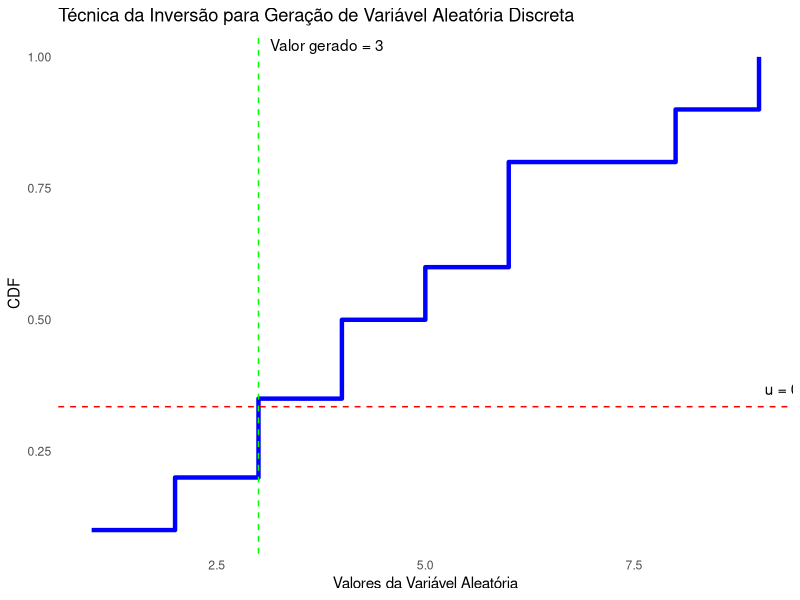

Write R code to recreate this figure.
#gerando a função de distribuição acumulada
#exemplo:
suporte_de_uma_va_discreta <- c(1, 2, 3, 4, 5, 6, 7, 8, 9)

#a soma das probabilidades tem que dar 1
probabilidades_repectivas <- c(0.1, 0.1, 0.15, 0.15, 0.1, 0.2, 0, 0.1, 0.1)

#cdf = cumulative distribution function
cdf <- cumsum(probabilidades_repectivas)

#gerar um numero aleatorio entre 0 e 1 (uniforme)
u <- runif(1)

valor_gerado <- rep(NA, length(suporte_de_uma_va_discreta))

for (i in seq_along(suporte_de_uma_va_discreta)) {
  if (u <= cdf[i]) {
    valor_gerado <- suporte_de_uma_va_discreta[i]
    break
  }
}

library(ggplot2)

df <- data.frame(valores = suporte_de_uma_va_discreta, cdf = cdf)

ggplot(df, aes(x = valores, y = cdf)) +
  geom_step(direction = "hv", color = "blue", size = 1.5) +
  geom_hline(yintercept = u, color = "red", linetype = "dashed") +
  geom_vline(xintercept = valor_gerado, color = "green", linetype = "dashed") +
  labs(title = "Técnica da Inversão para Geração de Variável Aleatória Discreta",
       x = "Valores da Variável Aleatória", 
       y = "CDF") +
  annotate("text", x = max(suporte_de_uma_va_discreta), y = u, label = sprintf("u = %.2f", u), hjust = -0.1, vjust = -1) +
  annotate("text", x = valor_gerado, y = max(cdf), label = paste("Valor gerado =", valor_gerado), hjust = -0.1, vjust = -0.5) +
  theme_minimal() +
  theme(panel.grid = element_blank())
